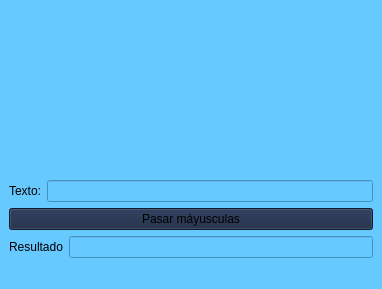
<?xml version="1.0" encoding="UTF-8"?>
<ui version="4.0">
 <class>MainWindow</class>
 <widget class="QMainWindow" name="MainWindow">
  <property name="geometry">
   <rect>
    <x>0</x>
    <y>0</y>
    <width>382</width>
    <height>289</height>
   </rect>
  </property>
  <property name="windowTitle">
   <string>MainWindow</string>
  </property>
  <property name="styleSheet">
   <string notr="true">background-color: rgb(102, 201, 255);</string>
  </property>
  <widget class="QWidget" name="centralwidget">
   <layout class="QVBoxLayout" name="verticalLayout">
    <item>
     <widget class="QLabel" name="label">
      <property name="text">
       <string/>
      </property>
      <property name="pixmap">
       <pixmap>logo eci.png</pixmap>
      </property>
     </widget>
    </item>
    <item>
     <layout class="QHBoxLayout" name="horizontalLayout">
      <item>
       <widget class="QLabel" name="textLabel">
        <property name="text">
         <string>Texto:</string>
        </property>
       </widget>
      </item>
      <item>
       <widget class="QLineEdit" name="userInput"/>
      </item>
     </layout>
    </item>
    <item>
     <widget class="QPushButton" name="pushButton">
      <property name="styleSheet">
       <string notr="true">background-color: rgb(226, 255, 83);
background-color: rgb(23, 38, 66);</string>
      </property>
      <property name="text">
       <string>Pasar máyusculas</string>
      </property>
     </widget>
    </item>
    <item>
     <layout class="QHBoxLayout" name="horizontalLayout_2">
      <item>
       <widget class="QLabel" name="outLabel">
        <property name="text">
         <string>Resultado</string>
        </property>
       </widget>
      </item>
      <item>
       <widget class="QLineEdit" name="outText">
        <property name="echoMode">
         <enum>QLineEdit::Normal</enum>
        </property>
       </widget>
      </item>
     </layout>
    </item>
   </layout>
  </widget>
  <widget class="QMenuBar" name="menubar">
   <property name="geometry">
    <rect>
     <x>0</x>
     <y>0</y>
     <width>382</width>
     <height>20</height>
    </rect>
   </property>
  </widget>
  <widget class="QStatusBar" name="statusbar"/>
 </widget>
 <resources/>
 <connections/>
</ui>
